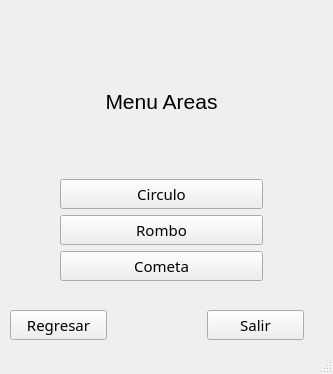
<?xml version="1.0" encoding="UTF-8"?>
<ui version="4.0">
 <class>MainWindow</class>
 <widget class="QMainWindow" name="MainWindow">
  <property name="geometry">
   <rect>
    <x>0</x>
    <y>0</y>
    <width>333</width>
    <height>374</height>
   </rect>
  </property>
  <property name="windowTitle">
   <string>MainWindow</string>
  </property>
  <widget class="QWidget" name="centralwidget">
   <widget class="QWidget" name="layoutWidget">
    <property name="geometry">
     <rect>
      <x>60</x>
      <y>30</y>
      <width>203</width>
      <height>251</height>
     </rect>
    </property>
    <layout class="QVBoxLayout" name="verticalLayout">
     <item>
      <widget class="QLabel" name="label">
       <property name="font">
        <font>
         <pointsize>16</pointsize>
        </font>
       </property>
       <property name="text">
        <string>Menu Areas</string>
       </property>
       <property name="alignment">
        <set>Qt::AlignCenter</set>
       </property>
      </widget>
     </item>
     <item>
      <widget class="QPushButton" name="Btn_A_Circulo">
       <property name="font">
        <font>
         <family>MS PGothic</family>
         <pointsize>11</pointsize>
        </font>
       </property>
       <property name="text">
        <string>Circulo</string>
       </property>
      </widget>
     </item>
     <item>
      <widget class="QPushButton" name="Btn_A_Rombo">
       <property name="font">
        <font>
         <family>MS PGothic</family>
         <pointsize>11</pointsize>
        </font>
       </property>
       <property name="text">
        <string>Rombo</string>
       </property>
      </widget>
     </item>
     <item>
      <widget class="QPushButton" name="Btn_A_Cometa">
       <property name="font">
        <font>
         <family>MS PGothic</family>
         <pointsize>11</pointsize>
        </font>
       </property>
       <property name="text">
        <string>Cometa</string>
       </property>
      </widget>
     </item>
    </layout>
   </widget>
   <widget class="QWidget" name="layoutWidget">
    <property name="geometry">
     <rect>
      <x>10</x>
      <y>310</y>
      <width>294</width>
      <height>30</height>
     </rect>
    </property>
    <layout class="QHBoxLayout" name="horizontalLayout">
     <property name="spacing">
      <number>100</number>
     </property>
     <item>
      <widget class="QPushButton" name="Btn_Regresar">
       <property name="font">
        <font>
         <family>MS PGothic</family>
         <pointsize>11</pointsize>
        </font>
       </property>
       <property name="text">
        <string>Regresar</string>
       </property>
      </widget>
     </item>
     <item>
      <widget class="QPushButton" name="Btn_Salir">
       <property name="font">
        <font>
         <family>MS PGothic</family>
         <pointsize>11</pointsize>
        </font>
       </property>
       <property name="text">
        <string>Salir</string>
       </property>
      </widget>
     </item>
    </layout>
   </widget>
  </widget>
  <widget class="QStatusBar" name="statusbar"/>
 </widget>
 <resources/>
 <connections/>
</ui>
